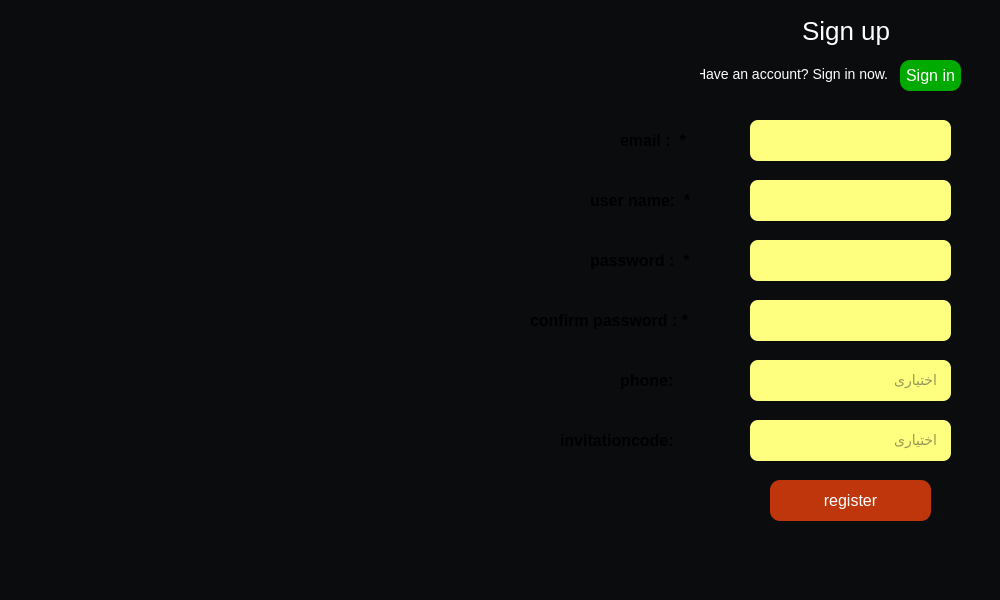
<?xml version="1.0" encoding="UTF-8"?>
<ui version="4.0">
 <class>form</class>
 <widget class="QMainWindow" name="form">
  <property name="geometry">
   <rect>
    <x>0</x>
    <y>0</y>
    <width>1000</width>
    <height>600</height>
   </rect>
  </property>
  <property name="minimumSize">
   <size>
    <width>1000</width>
    <height>600</height>
   </size>
  </property>
  <property name="maximumSize">
   <size>
    <width>1000</width>
    <height>600</height>
   </size>
  </property>
  <property name="windowTitle">
   <string>HELIACAL EXCHANGE</string>
  </property>
  <property name="styleSheet">
   <string notr="true">background-color:#0A0C0E  ;</string>
  </property>
  <widget class="QWidget" name="centralwidget">
   <property name="styleSheet">
    <string notr="true">background-color:#0A0C0E  ;</string>
   </property>
   <widget class="QLineEdit" name="lineEditName">
    <property name="geometry">
     <rect>
      <x>750</x>
      <y>180</y>
      <width>201</width>
      <height>41</height>
     </rect>
    </property>
    <property name="styleSheet">
     <string notr="true">    border-radius: 8px; 
    padding: 0px 12px; 
    background-color: rgb(255, 255, 127); 
    color: #333333; 
    font-size: 14px;
</string>
    </property>
    <property name="placeholderText">
     <string/>
    </property>
   </widget>
   <widget class="QLabel" name="label_phone">
    <property name="geometry">
     <rect>
      <x>620</x>
      <y>370</y>
      <width>61</width>
      <height>20</height>
     </rect>
    </property>
    <property name="styleSheet">
     <string notr="true">    font-size: 16px;
    font-weight: bold;
background-color:#0A0C0E;
</string>
    </property>
    <property name="text">
     <string>phone:</string>
    </property>
   </widget>
   <widget class="QPushButton" name="pushButton">
    <property name="enabled">
     <bool>true</bool>
    </property>
    <property name="geometry">
     <rect>
      <x>770</x>
      <y>480</y>
      <width>161</width>
      <height>41</height>
     </rect>
    </property>
    <property name="cursor">
     <cursorShape>PointingHandCursor</cursorShape>
    </property>
    <property name="styleSheet">
     <string notr="true">          background-color: #BF360C;
            color: white;
            border-radius: 10px;
            font-size: 16px;
           border: none;  </string>
    </property>
    <property name="text">
     <string>register</string>
    </property>
   </widget>
   <widget class="QLabel" name="label_copas">
    <property name="geometry">
     <rect>
      <x>530</x>
      <y>310</y>
      <width>161</width>
      <height>20</height>
     </rect>
    </property>
    <property name="styleSheet">
     <string notr="true">    font-size: 16px;
    font-weight: bold;
background-color:#0A0C0E;
</string>
    </property>
    <property name="text">
     <string>confirm password : *</string>
    </property>
   </widget>
   <widget class="QLabel" name="label_password">
    <property name="geometry">
     <rect>
      <x>590</x>
      <y>250</y>
      <width>111</width>
      <height>20</height>
     </rect>
    </property>
    <property name="styleSheet">
     <string notr="true">    font-size: 16px;
    font-weight: bold;
background-color:#0A0C0E;
</string>
    </property>
    <property name="text">
     <string>password :  *</string>
    </property>
   </widget>
   <widget class="QLineEdit" name="lineEditEmail">
    <property name="geometry">
     <rect>
      <x>750</x>
      <y>120</y>
      <width>201</width>
      <height>41</height>
     </rect>
    </property>
    <property name="styleSheet">
     <string notr="true">    border-radius: 8px; 
    padding: 0px 12px; 
    background-color: rgb(255, 255, 127); 
    color: #333333; 
    font-size: 14px;

</string>
    </property>
    <property name="text">
     <string/>
    </property>
   </widget>
   <widget class="QLineEdit" name="lineEdit_2">
    <property name="enabled">
     <bool>false</bool>
    </property>
    <property name="geometry">
     <rect>
      <x>800</x>
      <y>10</y>
      <width>101</width>
      <height>41</height>
     </rect>
    </property>
    <property name="styleSheet">
     <string notr="true">            color: white;
            border-radius: 10px;
            font-size: 26px;
           border: none;  </string>
    </property>
    <property name="text">
     <string>Sign up</string>
    </property>
   </widget>
   <widget class="QLabel" name="label_invitationcode">
    <property name="geometry">
     <rect>
      <x>560</x>
      <y>430</y>
      <width>121</width>
      <height>20</height>
     </rect>
    </property>
    <property name="styleSheet">
     <string notr="true">    font-size: 16px;
    font-weight: bold;
background-color:#0A0C0E;
</string>
    </property>
    <property name="text">
     <string>invitationcode:</string>
    </property>
   </widget>
   <widget class="QPushButton" name="pushButton_gosignin">
    <property name="geometry">
     <rect>
      <x>900</x>
      <y>60</y>
      <width>61</width>
      <height>31</height>
     </rect>
    </property>
    <property name="styleSheet">
     <string notr="true">background-color: rgb(0, 170, 0);
            color: white;
            border-radius: 10px;
            font-size: 16px;
           border: none;  </string>
    </property>
    <property name="text">
     <string>Sign in</string>
    </property>
   </widget>
   <widget class="QLabel" name="label_email">
    <property name="geometry">
     <rect>
      <x>620</x>
      <y>130</y>
      <width>81</width>
      <height>20</height>
     </rect>
    </property>
    <property name="styleSheet">
     <string notr="true">    font-size: 16px;
    font-weight: bold;
background-color:#0A0C0E;
</string>
    </property>
    <property name="text">
     <string>email :  *</string>
    </property>
   </widget>
   <widget class="QLineEdit" name="lineEdit">
    <property name="geometry">
     <rect>
      <x>700</x>
      <y>60</y>
      <width>191</width>
      <height>28</height>
     </rect>
    </property>
    <property name="styleSheet">
     <string notr="true">border:none;
color: rgb(255, 255, 255);
    font-size: 14px;

</string>
    </property>
    <property name="text">
     <string>Have an account? Sign in now.</string>
    </property>
   </widget>
   <widget class="QLineEdit" name="lineEditPhone">
    <property name="geometry">
     <rect>
      <x>750</x>
      <y>360</y>
      <width>201</width>
      <height>41</height>
     </rect>
    </property>
    <property name="styleSheet">
     <string notr="true">    border-radius: 8px; 
    padding: 0px 12px; 
    background-color: rgb(255, 255, 127); 
    color: #333333; 
    font-size: 14px;
</string>
    </property>
    <property name="placeholderText">
     <string>اختیاری</string>
    </property>
   </widget>
   <widget class="QTextEdit" name="textEdit">
    <property name="enabled">
     <bool>false</bool>
    </property>
    <property name="geometry">
     <rect>
      <x>530</x>
      <y>480</y>
      <width>201</width>
      <height>41</height>
     </rect>
    </property>
    <property name="styleSheet">
     <string notr="true">border:none;</string>
    </property>
   </widget>
   <widget class="QLineEdit" name="confirmpassword">
    <property name="geometry">
     <rect>
      <x>750</x>
      <y>300</y>
      <width>201</width>
      <height>41</height>
     </rect>
    </property>
    <property name="styleSheet">
     <string notr="true">    border-radius: 8px; 
    padding: 0px 12px; 
    background-color: rgb(255, 255, 127); 
    color: #333333; 
    font-size: 14px;
</string>
    </property>
    <property name="echoMode">
     <enum>QLineEdit::EchoMode::Password</enum>
    </property>
    <property name="placeholderText">
     <string/>
    </property>
   </widget>
   <widget class="QLabel" name="label_name">
    <property name="geometry">
     <rect>
      <x>590</x>
      <y>190</y>
      <width>111</width>
      <height>20</height>
     </rect>
    </property>
    <property name="styleSheet">
     <string notr="true">    font-size: 16px;
    font-weight: bold;
background-color:#0A0C0E;
</string>
    </property>
    <property name="text">
     <string>user name:  *</string>
    </property>
   </widget>
   <widget class="QLineEdit" name="lineEditPassword">
    <property name="geometry">
     <rect>
      <x>750</x>
      <y>240</y>
      <width>201</width>
      <height>41</height>
     </rect>
    </property>
    <property name="styleSheet">
     <string notr="true">    border-radius: 8px; 
    padding: 0px 12px; 
    background-color: rgb(255, 255, 127); 
    color: #333333; 
    font-size: 14px;
</string>
    </property>
    <property name="echoMode">
     <enum>QLineEdit::EchoMode::Password</enum>
    </property>
   </widget>
   <widget class="QLineEdit" name="invitationcode">
    <property name="geometry">
     <rect>
      <x>750</x>
      <y>420</y>
      <width>201</width>
      <height>41</height>
     </rect>
    </property>
    <property name="styleSheet">
     <string notr="true">    border-radius: 8px; 
    padding: 0px 12px; 
    background-color: rgb(255, 255, 127); 
    color: #333333; 
    font-size: 14px;
</string>
    </property>
    <property name="placeholderText">
     <string>اختیاری</string>
    </property>
   </widget>
   <widget class="QLabel" name="label_6">
    <property name="geometry">
     <rect>
      <x>40</x>
      <y>60</y>
      <width>471</width>
      <height>461</height>
     </rect>
    </property>
    <property name="autoFillBackground">
     <bool>false</bool>
    </property>
    <property name="styleSheet">
     <string notr="true">    border-radius: 8px; 
border:none;</string>
    </property>
    <property name="text">
     <string/>
    </property>
    <property name="pixmap">
     <pixmap>image/Jowhareh_galleries_poster_b232edcc-d05d-4849-9fd0-e503d64710f0.jpeg</pixmap>
    </property>
    <property name="scaledContents">
     <bool>true</bool>
    </property>
   </widget>
  </widget>
  <widget class="QStatusBar" name="statusbar"/>
 </widget>
 <resources/>
 <connections/>
</ui>
